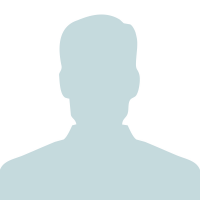
#> input picture images/logo.png, 200 x 200 px
$ python Test.py
#> lines starting #> are read from the running program, lines starting #| are printed output that depends on the picture
from PIL import Image
im = Image.open("images/logo.png")
#> im is the input picture: PIL image 200x200 RGB; mean R, G, B 227.6, 237.5, 238.9
# print attributes
print(im.size, im.format, im.mode)
#| (200, 200) PNG RGB
im.show()
from PIL import ImageFilter
original = Image.open("images/Napoli.jpeg")
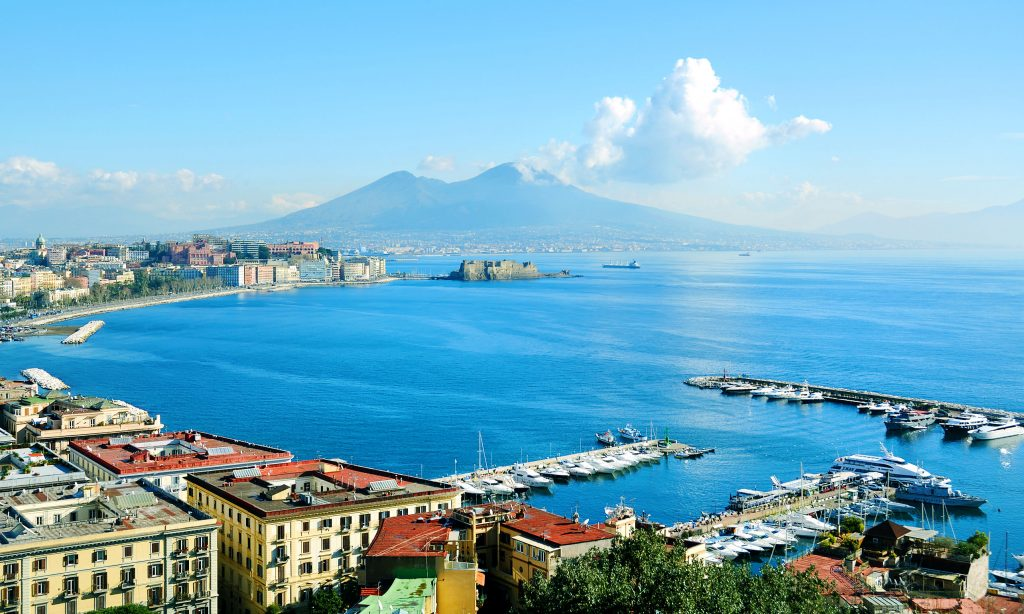
#> input picture images/Napoli.jpeg, 1024 x 614 px
#> original is the input picture: PIL image 1024x614 RGB; mean R, G, B 116.2, 171.5, 194.1
blured = original.filter(ImageFilter.BLUR)
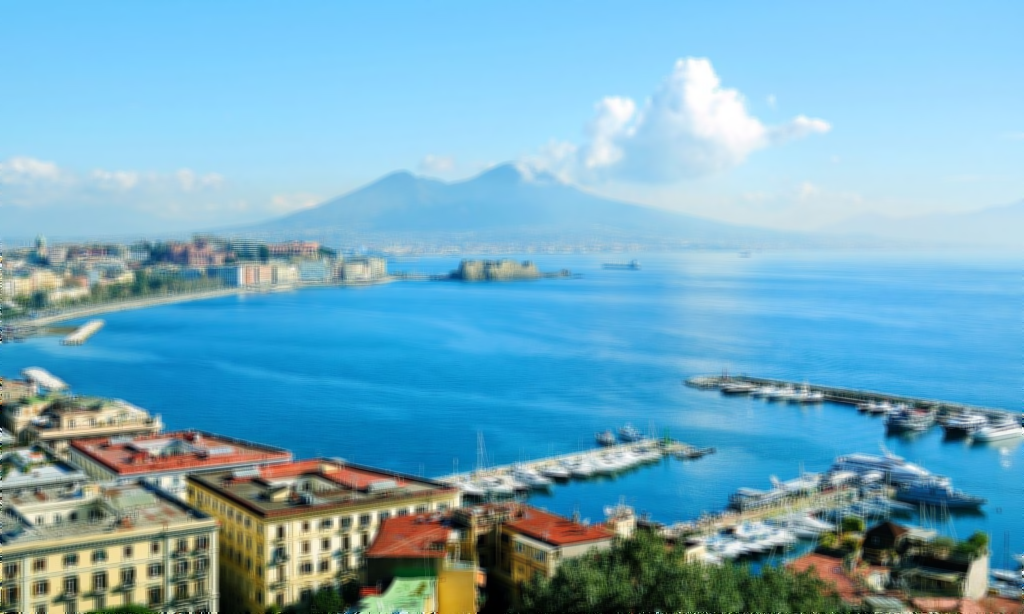
#> blured: PIL image 1024x614 RGB; mean R, G, B 116.3, 171.6, 194.2
original.show()
blured.show()
blured.save("images/blured.jpeg")
